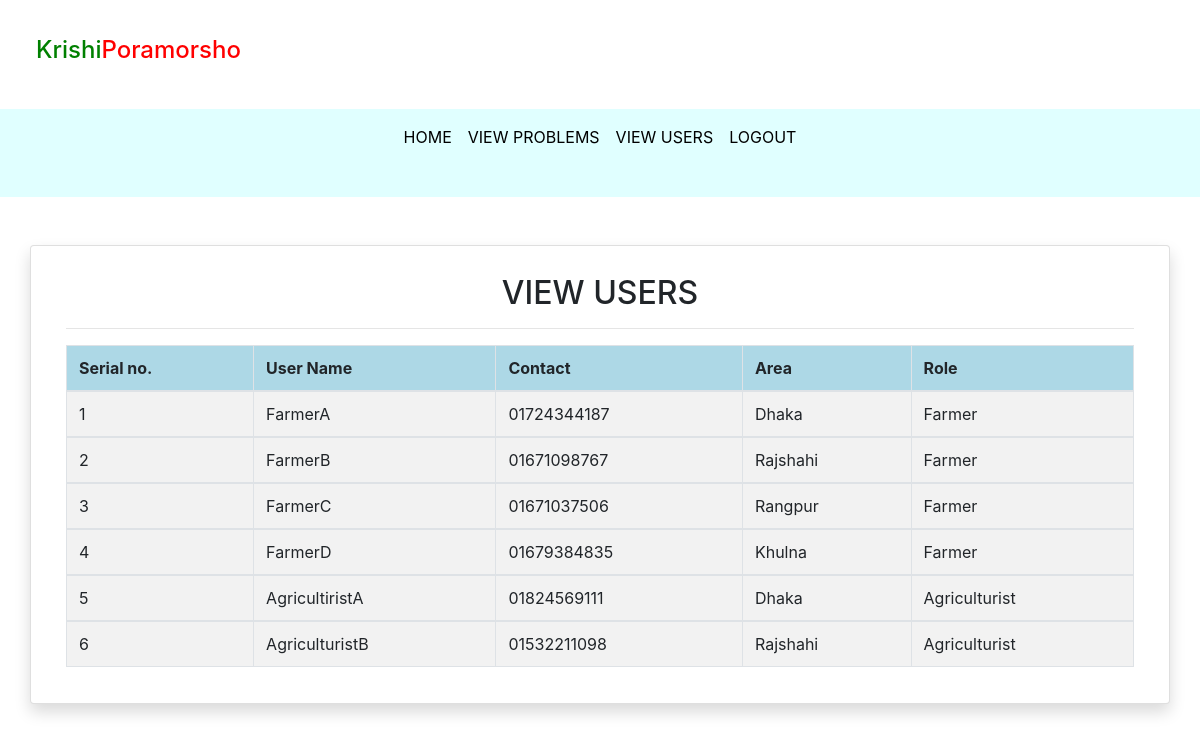
The page /view_users (signed in) on the database its author committed.
### problems/models.py (models this page shows, shortened)
class Signup(models.Model):
    user = models.ForeignKey(User,on_delete=models.CASCADE,null=True)
    contact = models.CharField(max_length=11)
    area = models.CharField(max_length=30)
    role = models.CharField(max_length=20)

### problems/views.py (the view)
# urls.py: path('view_users', view_users, name='view_users'),
def view_users(request):
    if not request.user.is_authenticated:
        return redirect('admin_login')
    users = Signup.objects.all()
    d = {'users': users}
    return render(request, 'view_users.html', d)

### problems/templates/view_users.html (shortened to what this page needs)
{% load static %}
{% block body %}
<html lang="en" class="no-focus">
<head>
    <link rel="stylesheet" href="https://cdnjs.cloudflare.com/ajax/libs/twitter-bootstrap/4.5.2/css/bootstrap.css">
    <link rel="stylesheet" href=" https://cdn.datatables.net/1.11.5/css/dataTables.bootstrap4.min.css">
</head>
    <body>
        <div id="page-container" class="sidebar-o sidebar-inverse side-scroll page-header-fixed main-content-narrow">
            {% include "admin_navigation.html" %}
            <main id="main-container">
                <div class="content">
 <div class="container card shadow mt-5">
      <div class="card-body">
         <h2 class="text-center">VIEW USERS</h2>
            <HR>
         <table class="table table-striped table-bordered" id="example">
         <thead style="background-color: lightblue">
         <tr>
             <th> Serial no.</th>
             <th> User Name</th>
             <th> Contact</th>
             <th> Area</th>
             <th> Role</th>
         </tr>
         </thead>
         {% for i in users %}
         <tbody>
         <tr>
             <td> {{ forloop.counter }}</td>
              <td style="text-transform: capitalize"> {{i.user.username}}</td>
              <td> {{i.contact}}</td>
              <td> {{i.area}}</td>
              <td> {{i.role}}</td>
         </tr>
         {% endfor %}
             </tbody>
         </table>
 </div>
 </div>
                </div>
            </main>
        </div>
    </body>
</html>
 {% endblock %}

### rows shown on the page
Signup: user.username "FarmerA", contact "01724344187", area "Dhaka", role "Farmer"
Signup: user.username "FarmerB", contact "01671098767", area "Rajshahi", role "Farmer"
Signup: user.username "FarmerC", contact "01671037506", area "Rangpur", role "Farmer"
Signup: user.username "FarmerD", contact "01679384835", area "Khulna", role "Farmer"
Signup: user.username "AgricultiristA", contact "01824569111", area "Dhaka", role "Agriculturist"
Signup: user.username "AgriculturistB", contact "01532211098", area "Rajshahi", role "Agriculturist"
